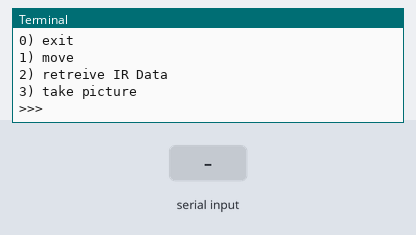
Simulated run of this program. Board: Raspberry Pi (BCM pin numbers). On the bench: the last lines printed to the terminal. The inputs (shaded band) are chosen by the test bench. The camera gives no picture and a still takes 0.5 s.

Above: at 1.2 s.
1.3 s: "1" typed at the terminal, then Enter
At 1.8 s:
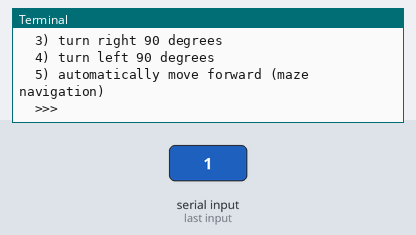
2.8 s: "2" typed at the terminal, then Enter
At 4.0 s:
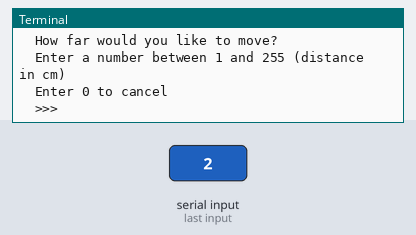
4.3 s: "3" typed at the terminal, then Enter
At 5.2 s:
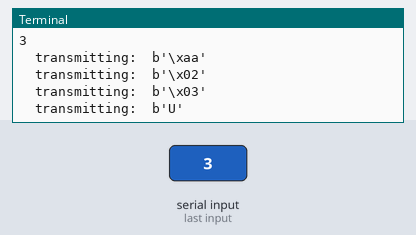
5.8 s: "0\n" received over the second serial link
At 6.4 s:
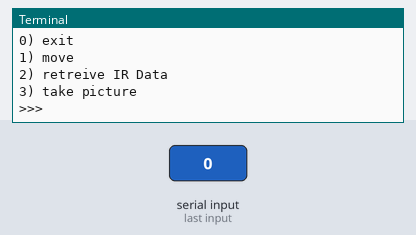
7.3 s: "4" typed at the terminal, then Enter
8.8 s: "2" typed at the terminal, then Enter
At 9.8 s:
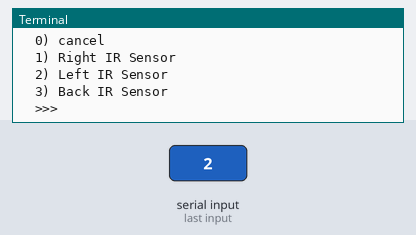
Timing chart, 0 to 11.3 s (numbered marks = the images above; inputs shaded):
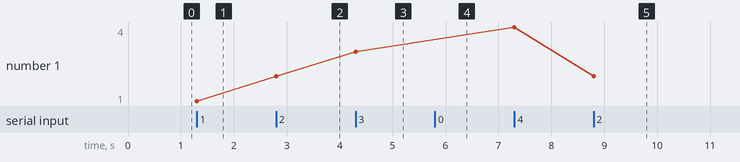

Measured:
- after the input at 1.3 s, the terminal: prints a new line at once (image 1)
- after the input at 2.8 s, the terminal: prints a new line at once (image 2)
- after the input at 4.3 s, the terminal: prints a new line at once (image 3)
- after the input at 5.8 s, the terminal: prints a new line at once (image 4)
- after the input at 8.8 s, the terminal: prints a new line at once (image 5)
- plotted number 1: 3 → 4 after the input at 7.3 s

The program:

uartComm.py
```python
#!/usr/bin/python3

import serial
import time
import struct
import picamera

# packet structure
startCommand = 0xAA
endCommand = 0x55
ACTION_COMPLETE = 0x27

# Movement Commands
MOVE_TOWARD_WP = 0x08
moveForward = 0x01
moveBackward = 0x02
turnRight = 0x03
turnLeft = 0x04
moveToXY = 0x05

# IR Commands
rightIR = 0x11
leftIR = 0x12
backIR = 0x13

# initialize serial
ser = serial.Serial("/dev/ttyS0", 9600)


def mainMenu():
	# display UI
	print("\nWhat would you like the robot to do?")
	print("0) exit")
	print("1) move")
	print("2) retreive IR Data")
	print("3) take picture")

	# receive user input
	try:
		menuInp = int(input(">>> "))
		return menuInp
	except:
		return

def moveMenu():
	while 1:
		print("\n\tWhich direction would you like to move?")
		print("\t0) cancel")
		print("\t1) move forward")
		print("\t2) move backward")
		print("\t3) turn right 90 degrees")
		print("\t4) turn left 90 degrees")
		print("\t5) automatically move forward (maze navigation)")

		# receive user input
		try:
			directionInp = int(input("\t>>> "))
		except:
			print("\tMUST INPUT INTEGER. TRY AGAIN.")

		if directionInp == 0:
			return
		elif directionInp < 1 or directionInp > 5:
			# default
			print("\tINTEGER MUST BE BETWEEN 0 AND 5. TRY AGAIN.\n")
		else:
			sendMovePacket(directionInp)
			break

def promptDistance(strDirectionPrompt):
	print()
	print(strDirectionPrompt)
	print("\tEnter a number between 1 and 255 (distance in cm)")
	print("\tEnter 0 to cancel")

	# receive user input
	while 1:
		try:
			dist = int(input("\t>>> "))
		except:
			print("\tMUST INPUT INTEGER. TRY AGAIN.")
		if dist < 0 or dist > 255:
			print("\tINTEGER MUST BE BETWEEN 1 AND 255. TRY AGAIN.")
		else:
			break

	return dist

def sendMovePacket(dir):
	packet = []
	packet.append(struct.pack('B', startCommand))

	if dir == 1:
		dist = promptDistance("\tHow far would you like to move?")
		if dist == 0:
			return
		packet.append(struct.pack('B', moveForward))
		packet.append(struct.pack('B', dist))
	elif dir == 2:
		dist = promptDistance("\tHow far would you like to move?")
		if dist == 0:
			return
		packet.append(struct.pack('B', moveBackward))
		packet.append(struct.pack('B', dist))
	elif dir == 3:
		packet.append(struct.pack('B', turnRight))
	elif dir == 4:
		packet.append(struct.pack('B', turnLeft))
	elif dir == 5:
		packet.append(struct.pack('B', MOVE_TOWARD_WP))

	packet.append(struct.pack('B', endCommand))
	# send all requests
	for i in range(len(packet)):
		ser.write(packet[i])
		print("\ttransmitting: ", packet[i])

	time.sleep(0.5)

	respPacket = []
	resp = ser.read()
	resp = struct.unpack('B', resp)
	resp = resp[0]
	print("\tFirst byte of data (converted to hex): ", hex(resp))

	if resp == startCommand:
		while 1:
			resp = ser.read()
			resp = struct.unpack('B', resp)
			resp = resp[0]
			print("\tNext byte of data (converted to hex): ", hex(resp))
			if resp != endCommand:
				respPacket.append(resp)
			else:
				break

def sendIRCommand():
	while 1:
		print("\n\tWhich IR sensor would you like to retreive data from?")
		print("\t0) cancel")
		print("\t1) Right IR Sensor")
		print("\t2) Left IR Sensor")
		print("\t3) Back IR Sensor")

		# receive user input
		try:
			IRinp = int(input("\t>>> "))
			if IRinp == 0:
				return
			elif IRinp < 1 or IRinp > 3:
				# default
				print("\tNOT A VALID OPTION\n")
			else:
				break
		except:
			print("\tNOT A VALID OPTION\n")

	packet = []
	packet.append(struct.pack('B', startCommand))

	if IRinp == 1:
		packet.append(struct.pack('B', rightIR))
		print("\tRight Sensor Data is: ", end = "")
	elif IRinp == 2:
		packet.append(struct.pack('B', leftIR))
		print("\tLeft Sensor Data is: ", end = "")
	elif IRinp == 3:
		packet.append(struct.pack('B', backIR))
		print("\tBack Sensor Data is: ", end = "")

	packet.append(struct.pack('B', endCommand))
	# send all requests
	for i in range(len(packet)):
		ser.write(packet[i])
		#print("\ttransmitting: ", packet[i])

	time.sleep(0.5)

	respPacket = []
	resp = ser.read()
	resp = struct.unpack('B', resp)
	resp = resp[0]
	#print("\tFirst byte of data (converted to hex): ", hex(resp))

	if resp == startCommand:
		while 1:
			resp = ser.read()
			resp = struct.unpack('B', resp)
			resp = resp[0]
			#print("\tNext byte of data (converted to hex): ", hex(resp))
			if resp != endCommand:
				respPacket.append(resp)
			else:
				break

	# CONVERT IR DATA
	# bitshift upper 8 bits and OR with lower 8 bits
	irData = (respPacket[0] << 8) | respPacket[1]
	print(irData)

def captureImg():
	# setup camera - orient right-side up and shrink resolution
	camera = picamera.PiCamera()
	camera.rotation = 180
	camera.resolution = (1280, 720)

	# take 5 pictures in 3 sec intervals and store them in piImages
	for i in range (10):
		#camera.start_preview(fullscreen = False, window = (100, 200, 1280, 720))
		time.sleep(3)
		#camera.stop_preview()
		camera.capture('/home/pi/bishop_ecpe155_2022/raspberryPi/INSERTFILE/img%s.jpg' % i)
		print("Picture ", i)

def main():
	while 1:
		menuInp = mainMenu()

		if menuInp == 0:
			return
		elif menuInp == 1:
			# call move function
			moveMenu()
		elif menuInp == 2:
			# call IR function
			sendIRCommand()
		elif menuInp == 3:
			captureImg()
		else:
			# default
			print("NOT A VALID OPTION")
	ser.close()


if __name__ == "__main__":
	main()
```
